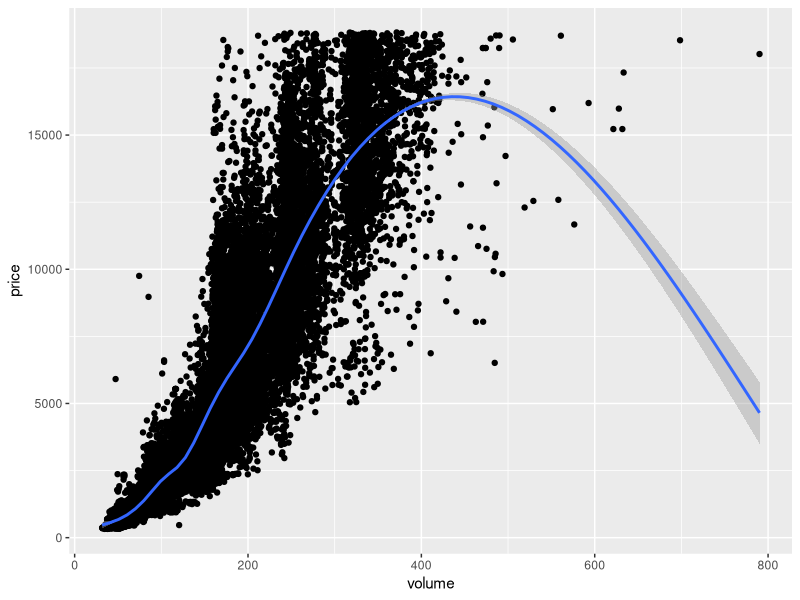

Write R code to recreate this figure.
## ---- chunk 1
library(tidyverse) 
library(ggplot2)
## ---- chunk 2
diamonds <- diamonds %>% rename(
    depth_pct = depth,
    length_mm = x,
    width_mm = y,
    depth_mm = z,
    table_pct = table
  )
## ---- chunk 3
# Do some preliminary investigations & cleaning

diamonds %>%
  summary()

diamonds_clean <- diamonds %>%
  filter(length_mm > 0,
         width_mm > 0,
         depth_mm > 0
  ) %>%
  mutate(
    volume = length_mm*width_mm*depth_mm
  )

diamonds_clean %>%
  filter(
    volume < 800
  ) %>%
  ggplot(mapping = aes(
    x = volume,
    y = price
  )) +
  geom_point()+
  geom_smooth()

## ---- chunk 4

diamonds <- diamonds %>%
  mutate(table_mm = table_pct * width_mm / 100)

# Overall table_mm arithmetic mean?
diamonds %>%
  summarise(
    av_table = mean(table_mm)
  )





# table_mm arithmetic mean within each clarity category

diamonds %>%
  group_by(clarity) %>%
  summarise(
    av_table = mean(table_mm)
  )




## ---- chunk 5
# calculate the arithmetic mean across all numeric variables




## ---- chunk 6
# Write gmean() command



## ---- chunk 7

test_data <- list(
  test1 = c(2.1, 3.8, 4.2),
  test2 = c(1, 10, 100, 1000),
  test3 = c(0, 1, 4),
  test4 = c(0.38,  0.94, -1.56),
  test5 = c(TRUE, TRUE),
  test6 = c("6", "7", "8")
)


# Create for loop to test gmean() on the above examples


## ---- chunk 8
# Copy gmean() from Ex 3 and edit it to check the input





# Copy your code from Ex 4 to test your new command





## ---- chunk 9
# replicate the for loop from Ex 4 using the map (or a similar) function

## ---- chunk 10
# Overall table_mm arithmetic mean, median, and geometric mean?






# Arithmetic mean, median, and geometric mean of table_mm within each clarity category






## ---- chunk 11
# Create gmean2() that computes the geometric mean 
#   that uses the original definition






## ---- chunk 12
# Create a function that computes the harmonic mean







